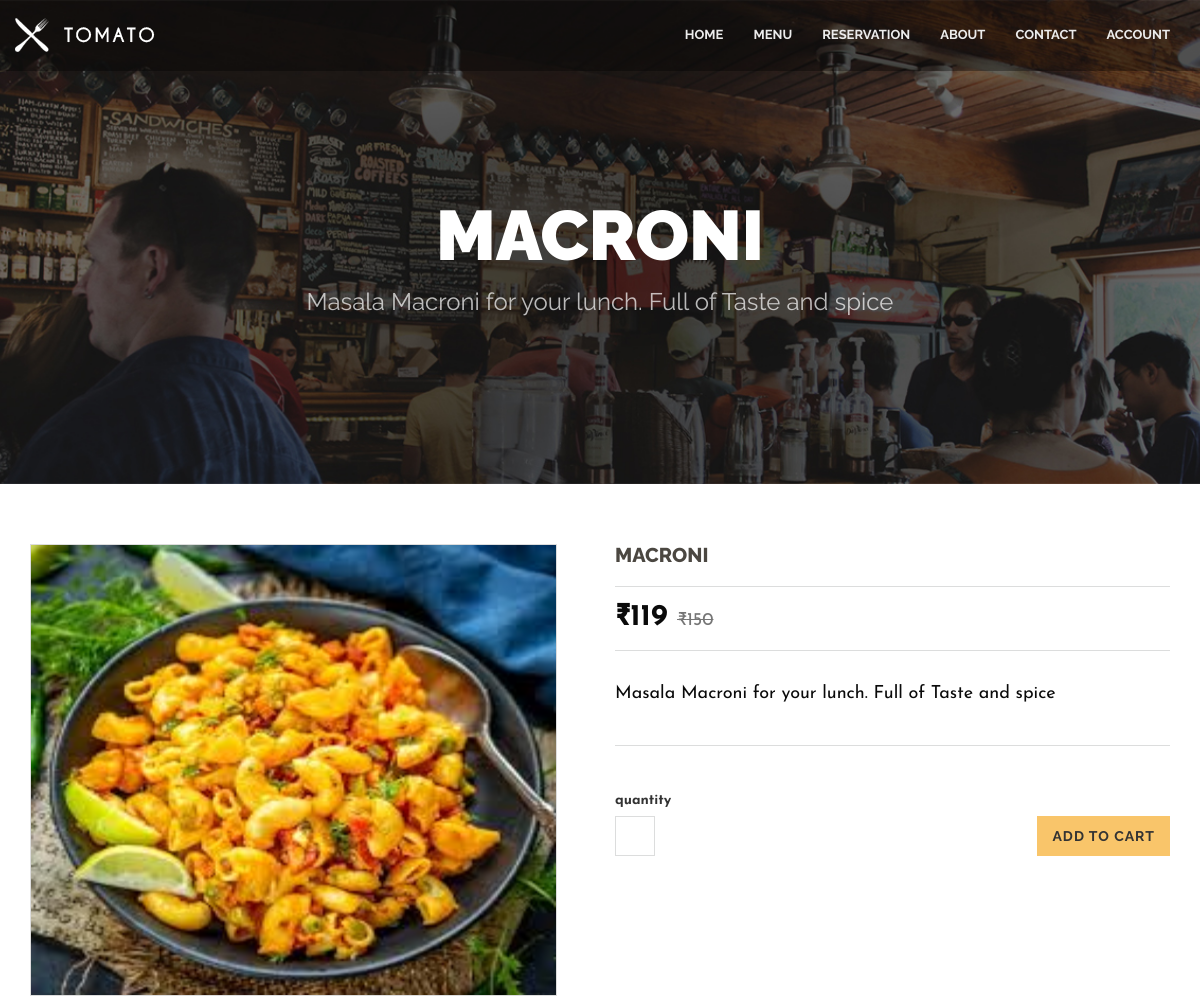
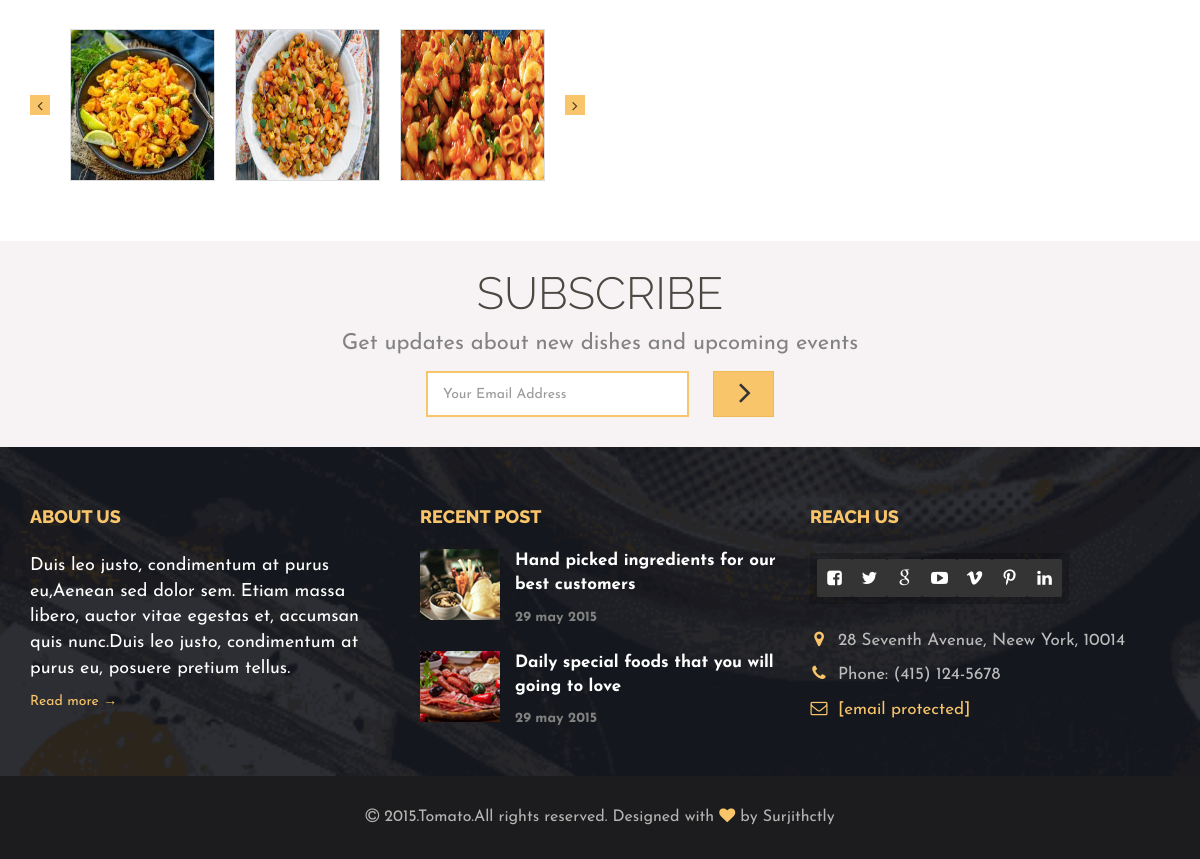
Screenshot of /management/shop/3/ with the database file from the repository (2 pictures, top to bottom).
### management/models.py (models this page shows, shortened)
class Dish(models.Model):
    cat = models.ForeignKey(Category, on_delete=models.CASCADE, blank =True, null=True)
    title = models.CharField(max_length=30, blank=True, null=True)
    dis = models.TextField(null=True, blank =True)
    img = models.FileField(null=True, blank =True)
    img1 = models.FileField(null=True, blank =True)
    img2 = models.FileField(null=True, blank =True)
    price = models.IntegerField(null=True, blank =True)
    mrp = models.IntegerField(null=True, blank =True)
    avail = models.BooleanField(default=True, blank =True, null=True)

### management/views.py (the view, shortened to what this page needs)
# urls.py: path('shop/<int:dishid>/',Shop, name='shop'),
def Shop(request, dishid):
    dish = Dish.objects.filter(id = dishid).first()
    d = {'dish':dish}
    return render(request, 'shop.html',d)

### templates/shop.html (shortened to what this page needs)
{% extends "base.html" %}
{% block body %}
{% load static %}
            <section class="page_header">
                <div class="container">
                    <div class="row">
                        <div class="col-md-12 text-center">
                            <h2 class="text-uppercase">{{dish.title}}</h2>
                            <p>{{dish.dis}}</p>
                        </div>
                    </div>
                </div>
            </section>
            <section class="shop-content">
                <div class="container">
                    <form action="" method="post">
                        <div class="row">
                            <div class="col-md-6">
                                <div class="single-shop-carousel">
                                    <div>
                                        <img class="img-responsive single-cart-pic foodpic" src="{{ dish.img.url }}" style="height:450px; width:550px">
                                    </div>
                                </div>
                                <div class="single-shop-carousel-nav">
                                    <div>
                                        <img class="img-responsive single-cart-pic foodpic-small"  src="{{ dish.img.url }}"  style="height:150px; width:150px">
                                    </div>
                                    <div>
                                        <img class="img-responsive single-cart-pic foodpic-small" src="{{ dish.img1.url }}" style="height:150px; width:150px">
                                    </div>
                                    <div>
                                        <img class="img-responsive single-cart-pic foodpic-small" src="{{ dish.img2.url }}" style="height:150px; width:150px">
                                    </div>
                                </div>
                            </div>
                            <div class="col-md-6 shop-single-info">
                                <div class="shop-single-title">
                                    <h3 class="text-left">{{dish.title}}</h3>
                                </div>
                                <div class="shop-single-price">
                                    <div class="ssp pull-left">&#8377;{{dish.price}} <span>&#8377;{{dish.mrp}}</span></div>
                                </div>
                                <p>{{dish.dis}}</p>
                                <label>quantity</label>
                                <div class="quantity">
                                    <input type="number" min="1" max="5" name="qty" default="1" required>
                                    <button type="submit" name="" class="btn btn-default pull-right">Add to Cart</button>
                                </div>
                            </div>
                        </div>
                    </form>
                </div>
            </section>
{% endblock body %}

### static/css/main.css (style rules this page uses)
body { height:100%;overflow-y:scroll;-webkit-overflow-scrolling:touch }
h1,h2,h3,h4,h5,h6,.h1,.h2,.h3,.h4,.h5,.h6 { font-family:raleway,sans-serif;text-transform:uppercase;color:#4b4741;text-align:center;font-weight:800 }
p { font-family:josefin sans,sans-serif;color:#828281;font-size:22px }
html { text-rendering:optimizeLegibility!important;-webkit-font-smoothing:antialiased!important }
.btn { border-radius:0;border:none;font-family:raleway,sans-serif;text-transform:uppercase;letter-spacing:1px;font-weight:700;padding:10px 15px }
.btn-default { background-color:#f9c56a }
.page_header { background:url(../img/header/1.jpg) no-repeat center top;background-size:cover;padding:200px 0 150px }
.page_header h2 { margin:0;font-size:70px;line-height:70px;font-weight:900;color:#fff }
.page_header p { margin:15px 0;font-size:24px;font-family:Raleway;color:#fff;opacity:.7 }
.shop-content { padding:60px 0;font-family:Josefin Sans }
.single-shop-carousel { margin-bottom:30px;border:1px solid #ddd }
.single-shop-carousel img { width:100% }
.single-shop-carousel-nav { margin-bottom:0;padding:0 30px }
.single-shop-carousel-nav .slick-slide { border:1px solid #ddd;margin:0 10px }
.shop-single-title h3 { margin:0 0 20px;font-size:20px;color:#4b4741 }
.ssp { color:#0a0a0a;font-size:30px;font-weight:700 }
.ssp span { color:#767676;font-size:18px;font-weight:400;text-decoration:line-through }
.shop-single-price { border-top:1px solid #dcdddd;border-bottom:1px solid #dcdddd;padding:10px 0;display:table;width:100%;margin-bottom:27px }
.shop-single-info p { font-size:18px;color:#0a0a0a;line-height:32px;border-bottom:1px solid #dcdddd;padding-bottom:35px;margin-bottom:45px }
.shop-single-info input { width:40px;height:40px;text-align:center;border:1px solid #dcdddd }
.shop-single-info .btn-default.pull-right { margin-left:9px }
.single-shop-carousel { margin-bottom:30px;border:1px solid #ddd;display:block;width:95% }
.slick-slide { outline:0 }
input,textarea { outline:0 }
.slick-slide,.slick-list,.slick-active,button,input,textarea { outline:0 }

### rows the page displays
Dish: title "MACRONI", dis "Masala Macroni for your lunch. Full of Taste and spice", img (picture), img1 (picture), img2 (picture), price "119", mrp "150"
